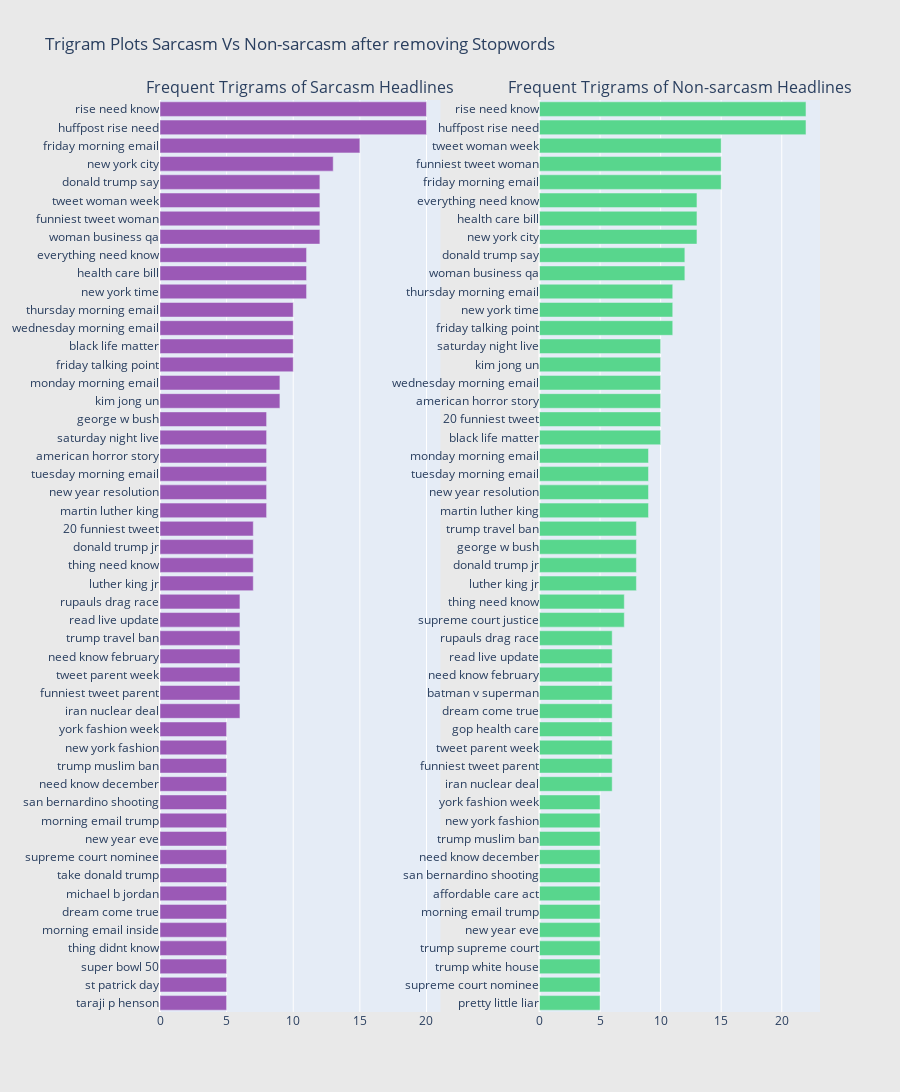

Notebook source saved alongside this figure:
### Markdown cell above
### Trigram

### Code cell
#Plotting the Trigram plot
from collections import defaultdict
freq_dict = defaultdict(int)
for sent in sar_wost_lem_df["sarcasm"]:
    for word in generate_ngrams(sent,3):
        freq_dict[word] += 1
fd_sorted = pd.DataFrame(sorted(freq_dict.items(), key=lambda x: x[1])[::-1])
fd_sorted.columns = ["word", "wordcount"]
sar_2 = horizontal_bar_chart(fd_sorted.head(50), '#9B59B6')


freq_dict = defaultdict(int)
for sent in n_sar_wost_lem_df["Non-sarcasm"]:
    for word in generate_ngrams(sent,3):
        freq_dict[word] += 1
fd_sorted = pd.DataFrame(sorted(freq_dict.items(), key=lambda x: x[1])[::-1])
fd_sorted.columns = ["word", "wordcount"]
acc_2 = horizontal_bar_chart(fd_sorted.head(50), '#58D68D')

# Creating two subplots
fig = tools.make_subplots(rows=1, cols=2, vertical_spacing=0.04,horizontal_spacing=0.15,
                          subplot_titles=["Frequent Trigrams of Sarcasm Headlines", 
                                          "Frequent Trigrams of Non-sarcasm Headlines"])
fig.append_trace(sar_2, 1, 1)
fig.append_trace(acc_2, 1, 2)
fig['layout'].update(height=1200, width=900, paper_bgcolor='rgb(233,233,233)', title="Trigram Plots Sarcasm Vs Non-sarcasm after removing Stopwords")
iplot(fig, filename='word-plots')

### Figure 1 — Plotly figure (JSON) as saved in the notebook; plotly's stock layout.template omitted (floating-point values rounded to 4 significant figures)
{"data": [{"marker": {"color": "#9B59B6"}, "orientation": "h", "showlegend": false, "type": "bar", "x": [5, 5, 5, 5, 5, 5, 5, 5, 5, 5, 5, 5, 5, 5, 5, 5, 6, 6, 6, 6, 6, 6, 6, 7, 7, 7, 7, 8, 8, 8, 8, 8, 8, 9, 9, 10, 10, 10, 10, 11, 11, 11, 12, 12, 12, 12, 13, 15, 20, 20], "xaxis": "x", "y": ["taraji p henson", "st patrick day", "super bowl 50", "thing didnt know", "morning email inside", "dream come true", "michael b jordan", "take donald trump", "supreme court nominee", "new year eve", "morning email trump", "san bernardino shooting", "need know december", "trump muslim ban", "new york fashion", "york fashion week", "iran nuclear deal", "funniest tweet parent", "tweet parent week", "need know february", "trump travel ban", "read live update", "rupauls drag race", "luther king jr", "thing need know", "donald trump jr", "20 funniest tweet", "martin luther king", "new year resolution", "tuesday morning email", "american horror story", "saturday night live", "george w bush", "kim jong un", "monday morning email", "friday talking point", "black life matter", "wednesday morning email", "thursday morning email", "new york time", "health care bill", "everything need know", "woman business qa", "funniest tweet woman", "tweet woman week", "donald trump say", "new york city", "friday morning email", "huffpost rise need", "rise need know"], "yaxis": "y"}, {"marker": {"color": "#58D68D"}, "orientation": "h", "showlegend": false, "type": "bar", "x": [5, 5, 5, 5, 5, 5, 5, 5, 5, 5, 5, 5, 6, 6, 6, 6, 6, 6, 6, 6, 6, 7, 7, 8, 8, 8, 8, 9, 9, 9, 9, 10, 10, 10, 10, 10, 10, 11, 11, 11, 12, 12, 13, 13, 13, 15, 15, 15, 22, 22], "xaxis": "x2", "y": ["pretty little liar", "supreme court nominee", "trump white house", "trump supreme court", "new year eve", "morning email trump", "affordable care act", "san bernardino shooting", "need know december", "trump muslim ban", "new york fashion", "york fashion week", "iran nuclear deal", "funniest tweet parent", "tweet parent week", "gop health care", "dream come true", "batman v superman", "need know february", "read live update", "rupauls drag race", "supreme court justice", "thing need know", "luther king jr", "donald trump jr", "george w bush", "trump travel ban", "martin luther king", "new year resolution", "tuesday morning email", "monday morning email", "black life matter", "20 funniest tweet", "american horror story", "wednesday morning email", "kim jong un", "saturday night live", "friday talking point", "new york time", "thursday morning email", "woman business qa", "donald trump say", "new york city", "health care bill", "everything need know", "friday morning email", "funniest tweet woman", "tweet woman week", "huffpost rise need", "rise need know"], "yaxis": "y2"}], "layout": {"annotations": [{"font": {"size": 16}, "showarrow": false, "text": "Frequent Trigrams of Sarcasm Headlines", "x": 0.2125, "xanchor": "center", "xref": "paper", "y": 1, "yanchor": "bottom", "yref": "paper"}, {"font": {"size": 16}, "showarrow": false, "text": "Frequent Trigrams of Non-sarcasm Headlines", "x": 0.7875, "xanchor": "center", "xref": "paper", "y": 1, "yanchor": "bottom", "yref": "paper"}], "height": 1200, "paper_bgcolor": "rgb(233,233,233)", "title": {"text": "Trigram Plots Sarcasm Vs Non-sarcasm after removing Stopwords"}, "width": 900, "xaxis": {"anchor": "y", "domain": [0, 0.425]}, "xaxis2": {"anchor": "y2", "domain": [0.575, 1]}, "yaxis": {"anchor": "x", "domain": [0, 1]}, "yaxis2": {"anchor": "x2", "domain": [0, 1]}}}
